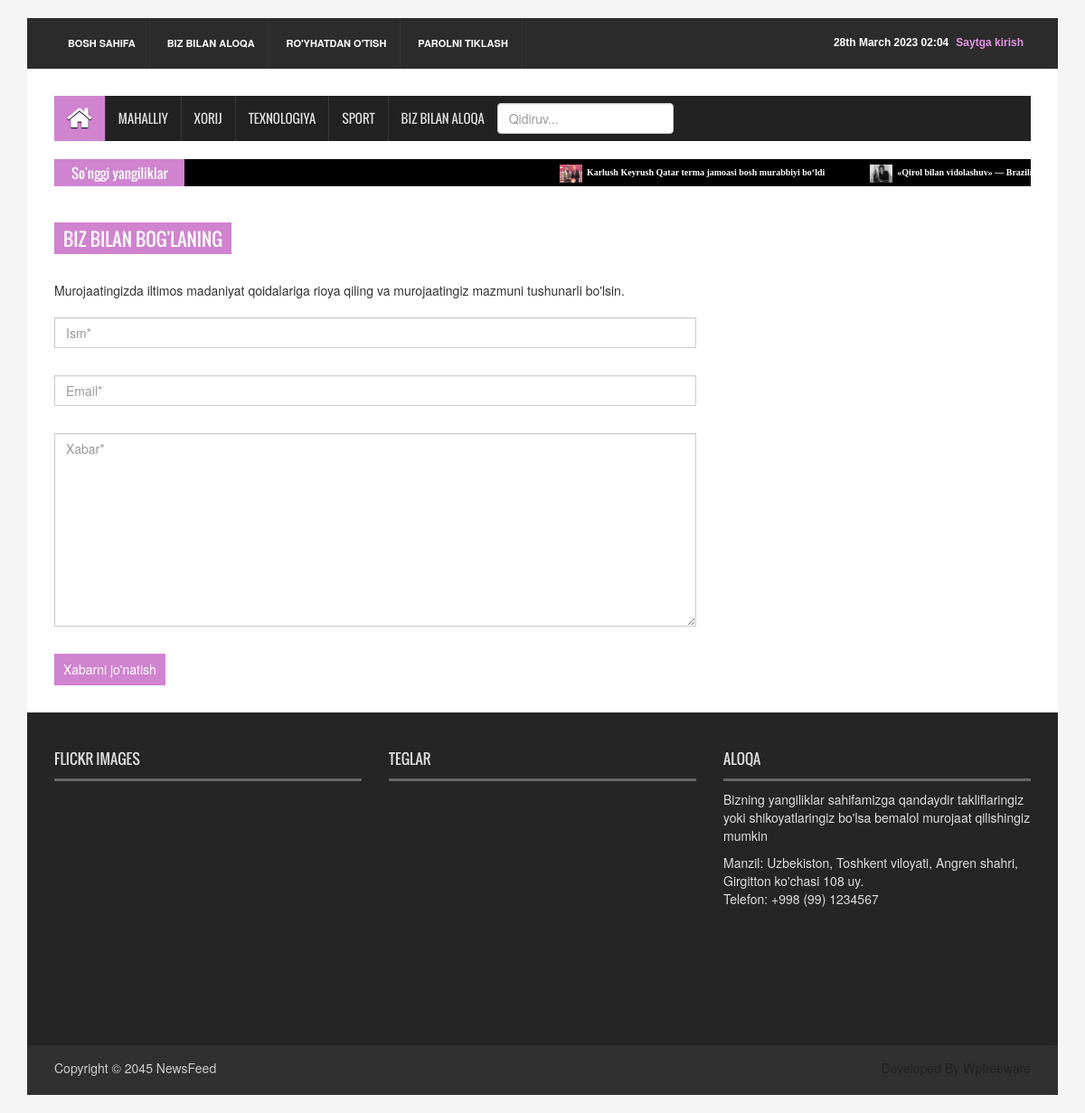
Page /contact/ on the committed database.
### news_app/models.py (models this page shows, shortened)
class News(models.Model):
    class Status(models.TextChoices):
        Draft = 'DF', 'Draft'
        Published = 'PB', 'Published'
    title = models.CharField(max_length=200)
    slug = models.SlugField(max_length=200)
    body = models.TextField()
    image = models.ImageField(upload_to='news/images')
    category = models.ForeignKey(Category, on_delete=models.CASCADE)
    publish_time = models.DateTimeField(default=timezone.now)
    created_time = models.DateTimeField(auto_now_add=True)
    updated_time = models.DateTimeField(auto_now=True)
    status = models.CharField(max_length=2, choices=Status.choices, default=Status.Draft)
    objects = models.Manager()  # default manager
    published = PublishedManager()
    class Meta:
        ordering = ['-publish_time']

### news_app/views.py (the view, shortened to what this page needs)
# urls.py: path('contact/', ContactPageView.as_view(), name='contact_page'),
class ContactPageView(TemplateView):
    template_name = 'news/contact.html'
    def get(self, request, *args, **kwargs):
        form = ContactForm()
        context = {
            'form': form
        }
        return render(request, 'news/contact.html', context)

### news_app/forms.py
class ContactForm(forms.ModelForm):
    class Meta:
        model = Contact
        fields = '__all__'

### news_app/context_processor.py (called while the page is built)
def latest_news(request):
    latest_news = News.published.all().order_by('-publish_time')[:10]
    context = {
        'latest_news': latest_news
    }
    return context

### news_app/models.py (called while the page is built)
    def get_queryset(self):
        return super().get_queryset().filter(status=News.Status.Published)

### templates/news/contact.html (shortened to what this page needs)
{% extends 'news/base.html' %}
{% load static %}
{% block content %}
  <section id="contentSection">
    <div class="row">
      <div class="col-lg-8 col-md-8 col-sm-8">
        <div class="left_content">
          <div class="contact_area">
            <h2>Biz bilan bog'laning</h2>
            <p>Murojaatingizda iltimos madaniyat qoidalariga rioya qiling va murojaatingiz mazmuni tushunarli bo'lsin.</p>
            <form action="#" class="contact_form" method="post">{% csrf_token %}
              <input class="form-control" type="text" placeholder="Ism*" name="name">
              <input class="form-control" type="email" placeholder="Email*" name="email">
              <textarea class="form-control" cols="30" rows="10" placeholder="Xabar*" name="message"></textarea>
              <input type="submit" value="Xabarni jo'natish">
            </form>
          </div>
        </div>
      </div>
    </div>
  </section>
  {% endblock content %}

### templates/news/base.html (shortened to what this page needs)
{% load static %}
<!DOCTYPE html>
<html>
<head>
    <link rel="stylesheet" type="text/css" href="{% static 'css/bootstrap.min.css' %}">
    <link rel="stylesheet" type="text/css" href="{% static 'css/font-awesome.min.css' %}">
    <link rel="stylesheet" type="text/css" href="{% static 'css/animate.css' %}">
    <link rel="stylesheet" type="text/css" href="{% static 'css/font.css' %}">
    <link rel="stylesheet" type="text/css" href="{% static 'css/li-scroller.css' %}">
    <link rel="stylesheet" type="text/css" href="{% static 'css/slick.css' %}">
    <link rel="stylesheet" type="text/css" href="{% static 'css/jquery.fancybox.css' %}">
    <link rel="stylesheet" type="text/css" href="{% static 'css/theme.css' %}">
    <link rel="stylesheet" type="text/css" href="{% static 'css/style.css' %}">
</head>
<body>
    <div class="container">
        <header id="header">
            <div class="row">
                <div class="col-lg-12 col-md-12 col-sm-12">
                    <div class="header_top">
                        <div class="header_top_left">
                            <ul class="top_nav">
                                <li><a href="{% url 'home_page' %}">Bosh sahifa</a></li>
                                <li><a href="{% url 'contact_page' %}">Biz bilan aloqa</a></li>
                                {% if not user.is_authenticated %}
                                <li><a href="{% url 'user_register' %}">Ro'yhatdan o'tish</a></li>
                                    <li><a href="{% url 'password_reset' %}">Parolni tiklash</a></li>
                                {% endif %}
                            </ul>
                        </div>
                        <div class="header_top_right">
                            {% if user.is_authenticated %}
                                <p><a href="{% url 'user_profile' %}" style="color: #fff">Xush kelibsiz, {{ user.username }}</a> |
                                <a href="{% url 'logout' %}" style="color: red;">Chiqib ketish</a></p>
                            {% else %}
                                <p><a href="{% url 'login' %}" style="color: #e495e3">Saytga kirish</a></p>
                                <p>{% now 'jS F Y H:i' %}</p>
                            {% endif %}
                        </div>
                    </div>
                </div>
                <div class="col-lg-12 col-md-12 col-sm-12">
                <div class="header_bottom">
                </div>
            </div>
        </div>
    </header>
    <section id="navArea">
    <nav class="navbar navbar-inverse" role="navigation">
      <div id="navbar" class="navbar-collapse collapse">
        <ul class="nav navbar-nav main_nav">
            <li class="active"><a href="{% url 'home_page' %}"><span class="fa fa-home desktop-home"></span><span class="mobile-show">Home</span></a></li>
            <li><a href="{% url 'local_news_page' %}">Mahalliy</a></li>
            <li><a href="{% url 'global_news_page' %}">Xorij</a></li>
            <li><a href="{% url 'tech_news_page' %}">Texnologiya</a></li>
            <li><a href="{% url 'sport_news_page' %}">Sport</a></li>
            <li><a href="{% url 'contact_page' %}">Biz bilan aloqa</a></li>
            <li>
                <form method="get" action="{% url 'search_result' %}" style="margin-top: 8px">
                    <input type="search" name="q" placeholder="Qidiruv..." class="form-control">
                </form>
            </li>
        </ul>
      </div>
    </nav>
  </section>
  <section id="newsSection">
    <div class="row">
      <div class="col-lg-12 col-md-12">
        <div class="latest_newsarea"> <span>So'nggi yangiliklar</span>
          <ul id="ticker01" class="news_sticker">
            {% for news in latest_news %}
            <li><a href="#"><img src="{{ news.image.url }}" alt="">{{ news.title }}</a></li>
            {% endfor %}
          </ul>
        </div>
      </div>
    </div>
    </section>
    {% block content %}
    {% endblock content %}
    <footer id="footer">
        <div class="footer_top">
        <div class="row">
            <div class="col-lg-4 col-md-4 col-sm-4">
            <div class="footer_widget wow fadeInLeftBig">
                <h2>Flickr Images</h2>
            </div>
            </div>
            <div class="col-lg-4 col-md-4 col-sm-4">
            <div class="footer_widget wow fadeInDown">
                <h2>Teglar</h2>
            </div>
            </div>
            <div class="col-lg-4 col-md-4 col-sm-4">
            <div class="footer_widget wow fadeInRightBig">
                <h2>Aloqa</h2>
                <p>Bizning yangiliklar sahifamizga qandaydir takliflaringiz yoki shikoyatlaringiz bo'lsa bemalol murojaat qilishingiz mumkin</p>
                <address>
                  Manzil: Uzbekiston, Toshkent viloyati, Angren shahri, Girgitton ko'chasi 108 uy. <br>
                  Telefon: +998 (99) 1234567
                </address>
            </div>
            </div>
        </div>
        </div>
        <div class="footer_bottom">
        <p class="copyright">Copyright &copy; 2045 <a href="index.html">NewsFeed</a></p>
        <p class="developer">Developed By Wpfreeware</p>
        </div>
    </footer>
    </div>
</body>

### static/css/li-scroller.css (style rules this page uses)
ul.newsticker { position:relative; left:750px; font:bold 10px Verdana; list-style-type:none; margin:0; padding:0 }
ul.newsticker li { float:left; margin:0; padding:0 }
ul.newsticker a { white-space:nowrap; padding:0; color:#fff; margin:0 50px 0 0 }
ul.newsticker a > img { height:20px; margin-right:5px; width:25px }

### static/css/theme.css (style rules this page uses)
.navbar-inverse .navbar-nav > .active > a, .navbar-inverse .navbar-nav > .active > a:hover, .navbar-inverse .navbar-nav > .active > a:focus { background-color:#d083cf }
.latest_newsarea span { background:none repeat scroll 0 0 #d083cf }
.contact_area > h2 { background-color:#d083cf }
.contact_form input[type="submit"] { background-color:#d083cf }

### static/css/style.css (style rules this page uses)
body { background:#f5f5f5 }
ul { padding:0; margin:0; list-style:none }
a { text-decoration:none; color:#2f2f2f }
h1, h2, h3, h4, h5, h6 { font-family:'Oswald',sans-serif }
h2 { line-height:23px }
img { border:none }
#header { display:inline; float:left; width:100%; margin-top:20px }
.header_top { background-color:#2c2c2c; display:inline; float:left; padding:0 30px; width:100% }
.header_top_left { float:left; display:inline; width:50% }
.top_nav { text-align:left }
.top_nav li { display:inline-block }
.top_nav li a { display:inline-block; border-right:1px solid #333; color:#fff; font-size:11px; font-weight:bold; padding:20px 15px; text-transform:uppercase; -webkit-transition:all 0.5s; -o-transition:all 0.5s; transition:all 0.5s }
.header_top_right { float:left; display:inline; width:50%; text-align:right }
.header_top_right > p { color:#fff; display:inline-block; float:right; font:bold 12px sans-serif; margin-bottom:0; padding-bottom:20px; padding-right:8px; padding-top:20px }
.header_bottom { background-color:#fff; display:inline; float:left; padding:15px 30px 15px; width:100% }
#navArea { float:left; display:inline; width:100%; padding:0 30px; background-color:#fff }
.navbar { border:medium none; border-radius:0 }
.navbar-inverse .navbar-nav > li > a { border-left:1px solid #383838; color:#ddd; font-family:'Oswald',sans-serif; display:inline-block; height:50px; line-height:50px; padding:0 14px; text-shadow:0 1px 1px #000; text-transform:uppercase; -webkit-transition:all 0.5s; -mz-transition:all 0.5s; -ms-transition:all 0.5s; -o-transition:all 0.5s; transition:all 0.5s }
.navbar-inverse .navbar-nav > li:first-child a { border:none }
.navbar-inverse .navbar-nav > .active > a, .navbar-inverse .navbar-nav > .active > a:hover, .navbar-inverse .navbar-nav > .active > a:focus { color:#fff }
.navbar-collapse { padding-left:0 }
.desktop-home { display:block; font-size:30px; margin-top:10px }
#newsSection { float:left; display:inline; width:100%; padding:0 30px; background-color:#fff; padding-bottom:20px }
.latest_newsarea { float:left; display:inline; width:100%; background-color:#000; position:relative }
.latest_newsarea span { color:#fff; font-family:Oswald,sans-serif; font-size:15px; left:0; line-height:1.8em; margin-right:20px; overflow:hidden; padding:2px 18px 1px 19px; position:absolute; z-index:15 }
#contentSection { float:left; display:inline; width:100%; background-color:#fff; padding:0 30px }
.left_content { float:left; display:inline; width:100% }
#footer { display:inline; float:left; width:100%; margin-bottom:20px }
.footer_top { background-color:#252525; color:#ddd; display:inline; float:left; padding:10px 30px 48px; width:100% }
.footer_widget { display:inline; float:left; width:100%; min-height:310px }
.footer_widget > h2 { border-bottom:3px solid #666; font-family:Oswald,arial,Georgia,serif; font-size:16px; padding:10px 0; text-transform:uppercase }
.footer_bottom { float:left; display:inline; width:100%; padding:10px 30px; background-color:#303030; color:#ccc }
.copyright { float:left; width:50%; padding-top:5px; text-align:left }
.copyright a { color:#ccc }
.developer { float:right; width:50%; text-align:right; padding-top:5px; color:#222 }
.contact_area { float:left; display:inline; width:100%; margin-bottom:30px }
.contact_area > h2 { color:#fff; display:inline-block; font-size:20px; padding:7px 10px 5px; text-transform:uppercase; margin-bottom:30px }
.contact_area > p { margin-bottom:20px }
.contact_form input[type="text"], .contact_form input[type="email"], .contact_form textarea { border-radius:0; margin-bottom:30px }
.contact_form input[type="submit"] { border:medium none; color:#fff; height:35px; padding:5px 10px; -webkit-transition:all 0.5s; -o-transition:all 0.5s; transition:all 0.5s }

### rows in the picture
News: image (picture), title "Karlush Keyrush Qatar terma jamoasi bosh murabbiyi bo‘ldi"
News: image (picture), title "«Qirol bilan vidolashuv» —…"
